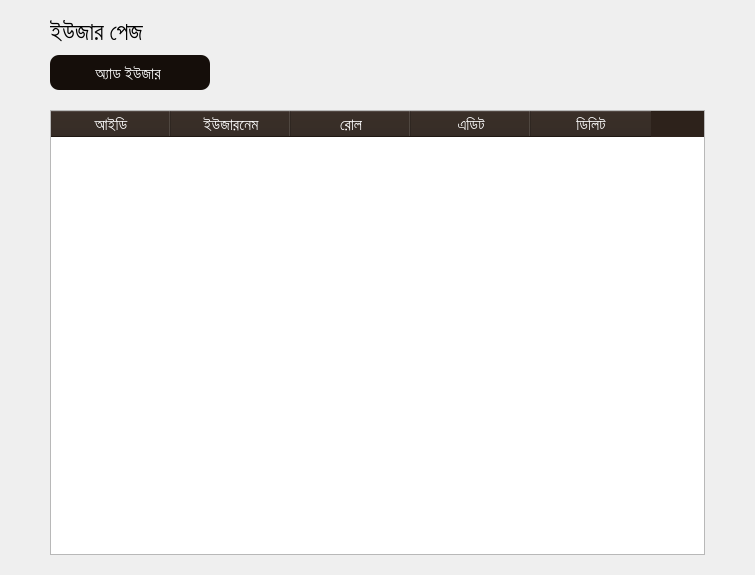
<?xml version="1.0" encoding="UTF-8"?>
<ui version="4.0">
 <class>usersPage</class>
 <widget class="QWidget" name="usersPage">
  <property name="geometry">
   <rect>
    <x>0</x>
    <y>0</y>
    <width>755</width>
    <height>575</height>
   </rect>
  </property>
  <property name="minimumSize">
   <size>
    <width>300</width>
    <height>0</height>
   </size>
  </property>
  <property name="windowTitle">
   <string>Form</string>
  </property>
  <property name="styleSheet">
   <string notr="true">*{
  text-align: left;
}
QLineEdit{
border-radius:10px;
border:1px solid #B8B8B8;
padding:2px;
}
QPushButton{
background-color:#150E0A;
color:white;
padding:3px 12px 0px 8px;
border-radius:9px;
text-align:center;
}
QDateEdit{
border:1px solid #B8B8B8;
border-radius:5px;
}</string>
  </property>
  <layout class="QVBoxLayout" name="verticalLayout">
   <property name="spacing">
    <number>10</number>
   </property>
   <property name="leftMargin">
    <number>50</number>
   </property>
   <property name="topMargin">
    <number>20</number>
   </property>
   <property name="rightMargin">
    <number>50</number>
   </property>
   <property name="bottomMargin">
    <number>20</number>
   </property>
   <item>
    <widget class="QLabel" name="label">
     <property name="font">
      <font>
       <family>SutonnyMJ</family>
       <pointsize>18</pointsize>
      </font>
     </property>
     <property name="text">
      <string>ইউজার পেজ</string>
     </property>
    </widget>
   </item>
   <item>
    <widget class="QPushButton" name="addUser">
     <property name="minimumSize">
      <size>
       <width>160</width>
       <height>35</height>
      </size>
     </property>
     <property name="maximumSize">
      <size>
       <width>160</width>
       <height>35</height>
      </size>
     </property>
     <property name="font">
      <font>
       <family>SutonnyMJ</family>
       <pointsize>12</pointsize>
      </font>
     </property>
     <property name="cursor">
      <cursorShape>PointingHandCursor</cursorShape>
     </property>
     <property name="text">
      <string>অ্যাড ইউজার</string>
     </property>
     <property name="icon">
      <iconset resource="../resource.qrc">
       <normaloff>:/icons/icons/user-plus.svg</normaloff>:/icons/icons/user-plus.svg</iconset>
     </property>
     <property name="iconSize">
      <size>
       <width>25</width>
       <height>25</height>
      </size>
     </property>
    </widget>
   </item>
   <item>
    <widget class="QWidget" name="usersBody" native="true">
     <property name="font">
      <font>
       <family>Arial</family>
      </font>
     </property>
     <layout class="QHBoxLayout" name="horizontalLayout">
      <property name="spacing">
       <number>0</number>
      </property>
      <property name="leftMargin">
       <number>0</number>
      </property>
      <property name="topMargin">
       <number>10</number>
      </property>
      <property name="rightMargin">
       <number>0</number>
      </property>
      <property name="bottomMargin">
       <number>0</number>
      </property>
      <item>
       <widget class="QTableWidget" name="tableWidget">
        <property name="font">
         <font>
          <family>Arial</family>
         </font>
        </property>
        <property name="styleSheet">
         <string notr="true">QHeaderView::section, QHeaderView{
    background-color: #2D221B;
    color: white;   
    font-size: 12pt;  
    text-align: center; 
}
</string>
        </property>
        <attribute name="horizontalHeaderDefaultSectionSize">
         <number>120</number>
        </attribute>
        <attribute name="horizontalHeaderMinimumSectionSize">
         <number>120</number>
        </attribute>
        <column>
         <property name="text">
          <string>আইডি</string>
         </property>
         <property name="font">
          <font>
           <family>SutonnyMJ</family>
           <pointsize>12</pointsize>
          </font>
         </property>
        </column>
        <column>
         <property name="text">
          <string>ইউজারনেম</string>
         </property>
         <property name="font">
          <font>
           <family>SutonnyMJ</family>
           <pointsize>12</pointsize>
          </font>
         </property>
        </column>
        <column>
         <property name="text">
          <string>রোল</string>
         </property>
         <property name="font">
          <font>
           <family>SutonnyMJ</family>
           <pointsize>12</pointsize>
          </font>
         </property>
        </column>
        <column>
         <property name="text">
          <string>এডিট</string>
         </property>
         <property name="font">
          <font>
           <family>SutonnyMJ</family>
           <pointsize>12</pointsize>
          </font>
         </property>
        </column>
        <column>
         <property name="text">
          <string>ডিলিট</string>
         </property>
         <property name="font">
          <font>
           <family>SutonnyMJ</family>
           <pointsize>12</pointsize>
          </font>
         </property>
        </column>
       </widget>
      </item>
     </layout>
    </widget>
   </item>
  </layout>
 </widget>
 <resources>
  <include location="../resource.qrc"/>
 </resources>
 <connections/>
</ui>
